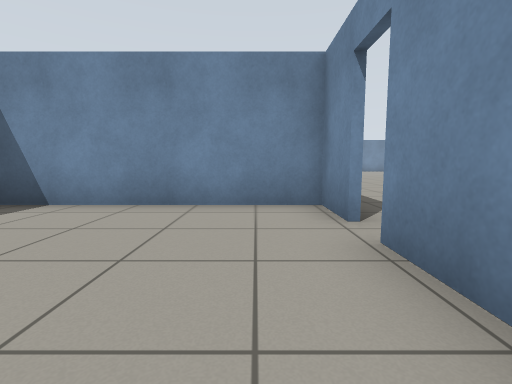
view 1 (above)

24 first-person views from a walk through a robot-simulator world made for Gazebo. The camera is 0.72 m above the floor, tilts 6° down and sees 85° across. The floor is counted in squares, 1 m on a side. Each view is taken from the middle of a square. On the plan, view 1 faces up. The plan holds only what a view shows up to about 10 squares ahead; the rest is blank. Simple patterns stand in for the simulator's built-in surfaces.

view 2
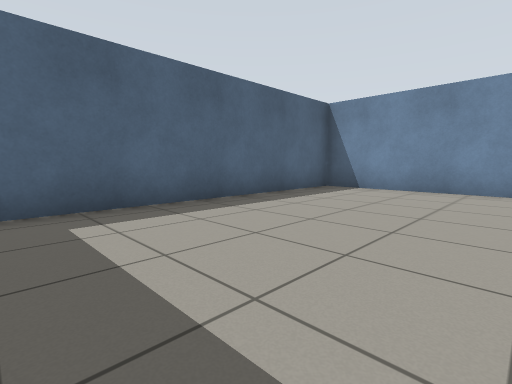

view 3
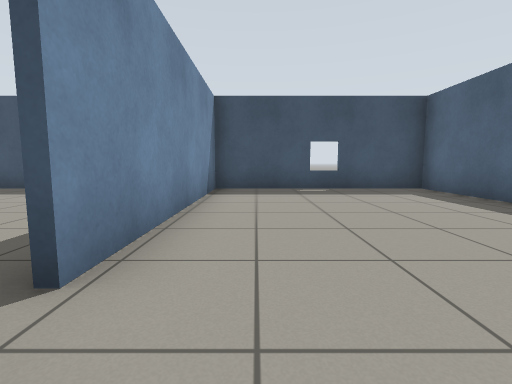

view 4
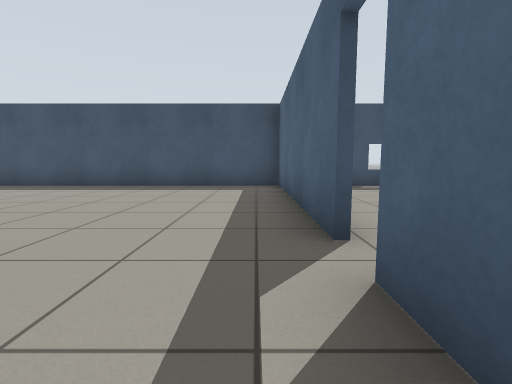

view 5
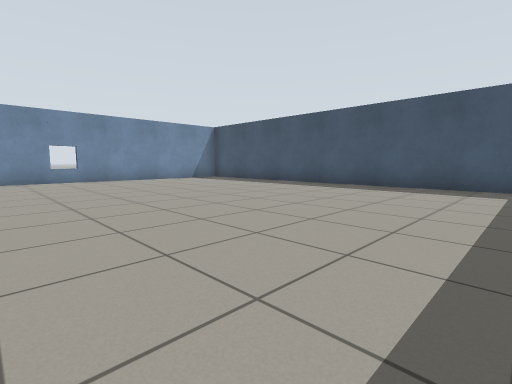

view 6
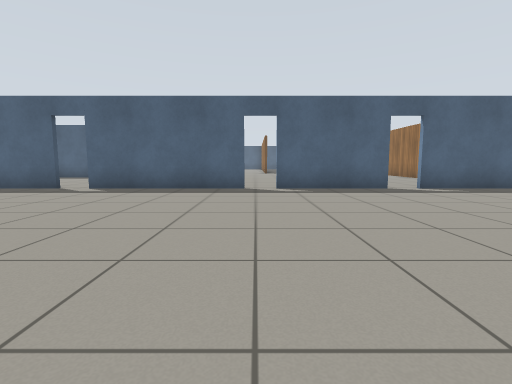

view 7
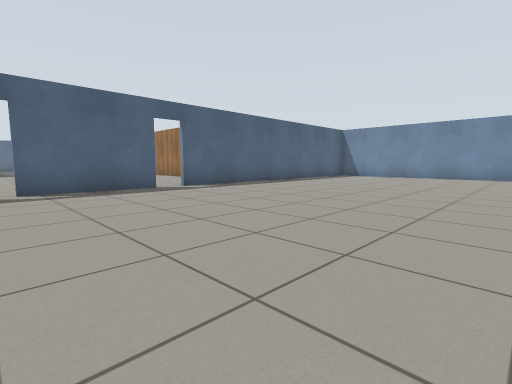

view 8
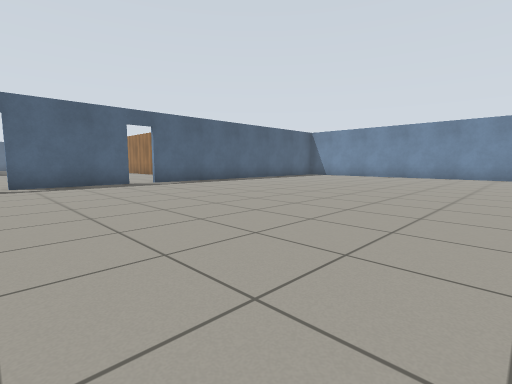

view 9
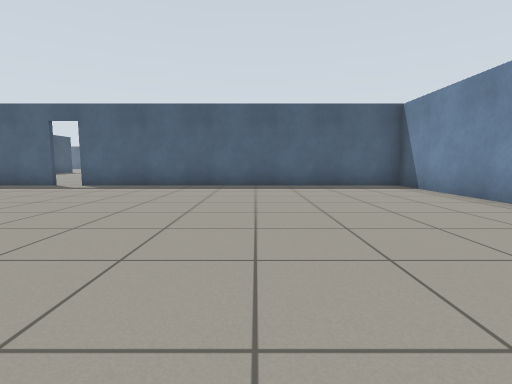

view 10
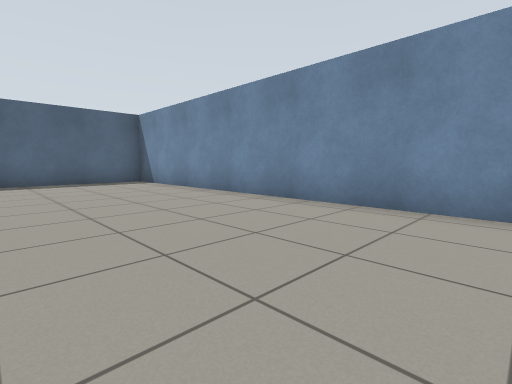

view 11
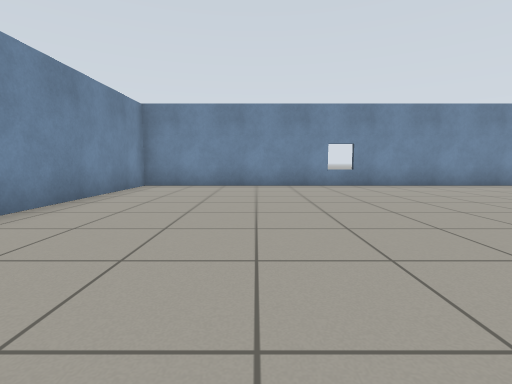

view 12
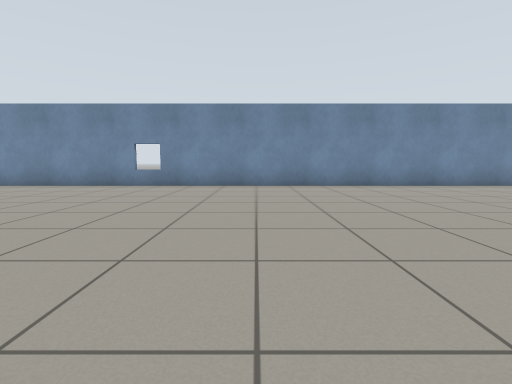

view 13
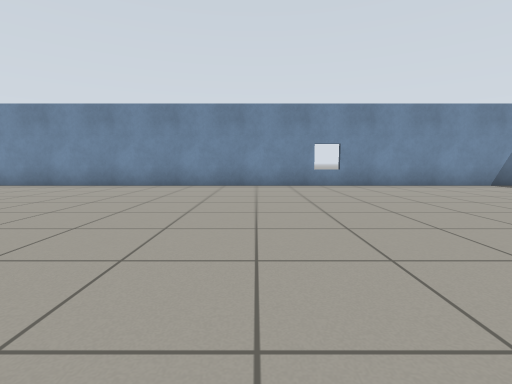

view 14
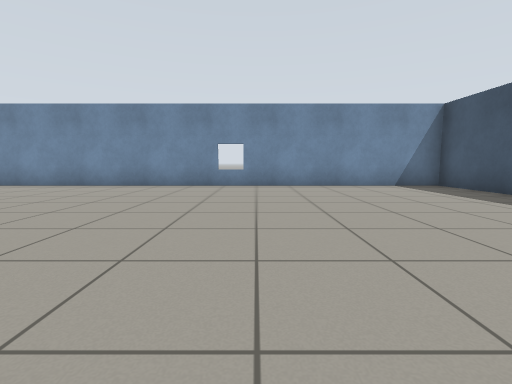

view 15
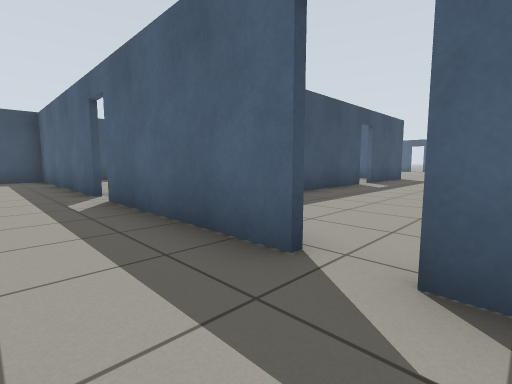

view 16
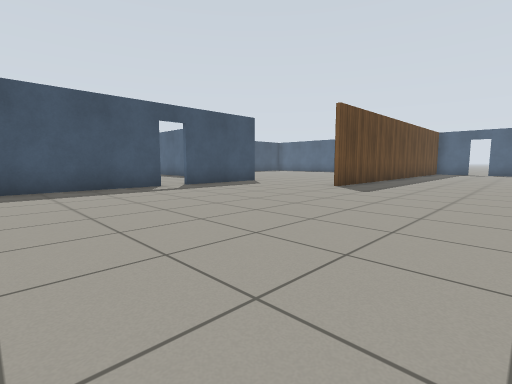

view 17
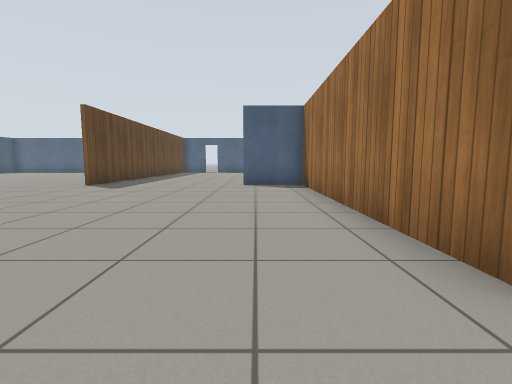

view 18
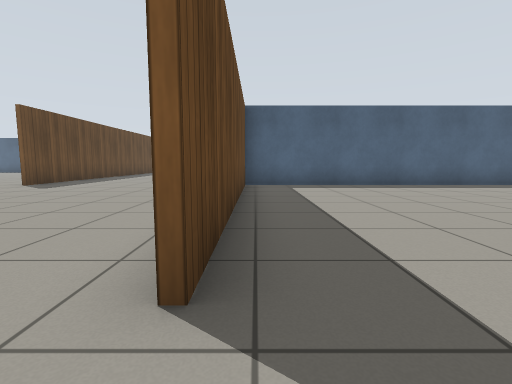

view 19
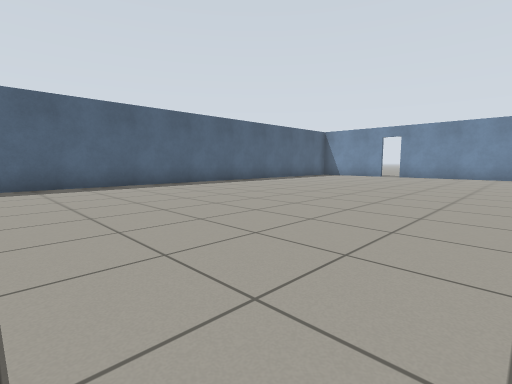

view 20
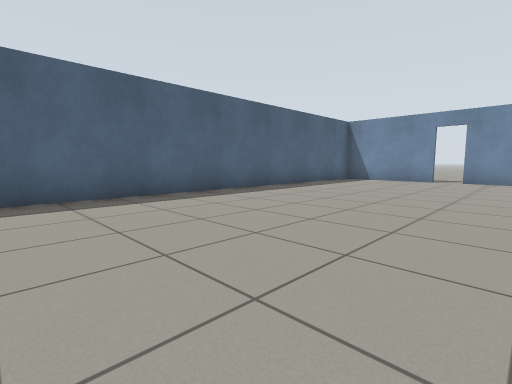

view 21
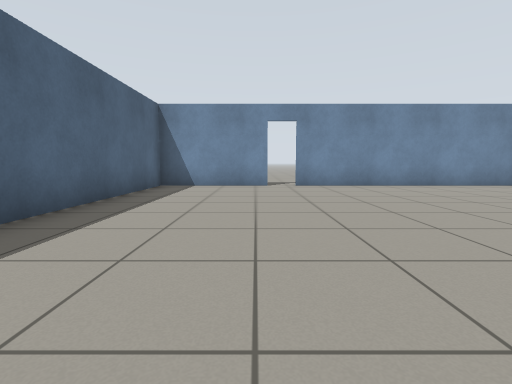

view 22
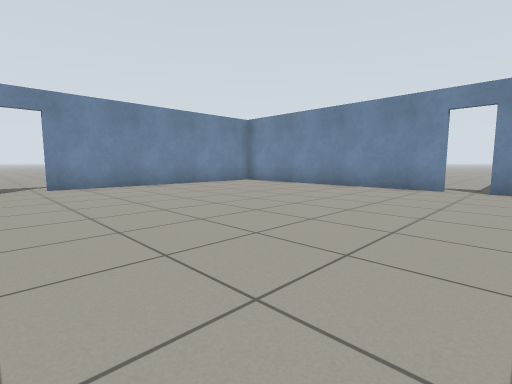

view 23
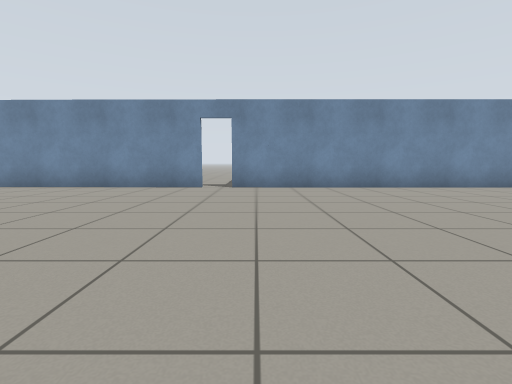

view 24
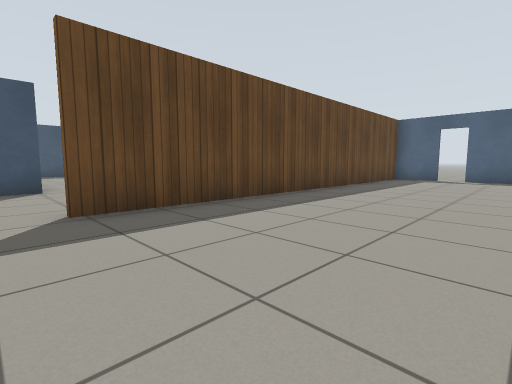

### Floor plan
Ten units are one square. View 1 is at (0, 0); x grows to the right and y downward. Boxes are objects, and circles mark ways between rooms. Rooms are numbered by the first view taken in them; rooms with no view inside come last. Other rooms are left out.
<svg viewBox="-225 -325 367 367">
<path fill="none" stroke="#000" d="M11 -32 11 -47 -46 -47 -46 37 11 37 11 -25M13 -118 13 -85M13 -78 13 -32M13 -25 13 37 137 37 137 -225 13 -225 13 -125M-100 -161 -100 -136M-217 -125 -217 -113M-191 -88 -97 -88M-25 -155 -100 -155M-101 -49 -69 -49M-61 -49 -23 -49M11 -245 11 -306M-66 -317 -100 -317 -100 -161M11 -317 -57 -317M11 -155 11 -238M-100 -157 -22 -157"/>
<circle cx="10" cy="-30" r="3" fill="#2a7"/>
<circle cx="10" cy="-120" r="3" fill="#2a7"/>
<circle cx="10" cy="-80" r="3" fill="#2a7"/>
<circle cx="-10" cy="-153" r="3" fill="#2a7"/>
<text x="-20" y="-10">1</text>
<text x="70" y="-100">2</text>
<text x="-130" y="-170">3</text>
<text x="-40" y="-240">4</text>
</svg>
Room 1 opens to room 2. Room 2 opens to room 3. Room 3 opens to room 4.

Where each view was taken, in squares from view 1:
view 1: 0 up, 0 right, facing up
view 2: 3 down, 0 right, facing up-left
view 3: 4 up, 0 right, facing down
view 4: 5 up, 2 right, facing down
view 5: 5 up, 2 right, facing down-right
view 6: 8 up, 9 right, facing left
view 7: 8 up, 9 right, facing up-left
view 8: 8 up, 11 right, facing up-left
view 9: 18 up, 10 right, facing left
view 10: 18 up, 12 right, facing up-left
view 11: 19 up, 5 right, facing right
view 12: 13 up, 5 right, facing right
view 13: 5 up, 5 right, facing right
view 14: 2 up, 5 right, facing right
view 15: 9 up, 3 right, facing down-left
view 16: 13 up, 2 left, facing down-left
view 17: 14 up, 1 left, facing left
view 18: 16 up, 1 left, facing left
view 19: 17 up, 1 left, facing up-left
view 20: 20 up, 4 left, facing up-left
view 21: 23 up, 7 left, facing up
view 22: 23 up, 7 left, facing up-right
view 23: 23 up, 7 left, facing right
view 24: 13 up, 9 left, facing down-left
